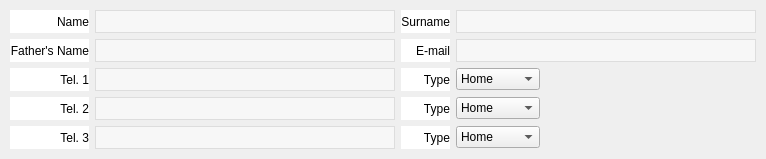
         <widget class="QWidget" name="widget" native="true">
          <property name="sizePolicy">
           <sizepolicy hsizetype="Preferred" vsizetype="Fixed">
            <horstretch>0</horstretch>
            <verstretch>0</verstretch>
           </sizepolicy>
          </property>
          <property name="maximumSize">
           <size>
            <width>16777215</width>
            <height>16777215</height>
           </size>
          </property>
          <property name="styleSheet">
           <string notr="true">QLineEdit, QLabel, #widget {
	background: #ffffff;
	background-image:none;
}

#widget {
	border-radius:9px;
	padding:10px;
	border:1px solid #b1b1b1;
}

QLineEdit, QPlainTextEdit {
	background:#f7f7f7;
	border:1px solid #dddddd;
	padding:2px;
}</string>
          </property>
          <layout class="QGridLayout" name="gridLayout_4">
           <property name="leftMargin">
            <number>10</number>
           </property>
           <property name="topMargin">
            <number>10</number>
           </property>
           <property name="rightMargin">
            <number>10</number>
           </property>
           <property name="bottomMargin">
            <number>10</number>
           </property>
           <item row="0" column="0">
            <layout class="QGridLayout" name="gridLayout_3">
             <property name="sizeConstraint">
              <enum>QLayout::SetMinimumSize</enum>
             </property>
             <property name="spacing">
              <number>6</number>
             </property>
             <item row="0" column="0">
              <widget class="QLabel" name="label_2">
               <property name="sizePolicy">
                <sizepolicy hsizetype="Preferred" vsizetype="Preferred">
                 <horstretch>0</horstretch>
                 <verstretch>0</verstretch>
                </sizepolicy>
               </property>
               <property name="text">
                <string>Name</string>
               </property>
               <property name="alignment">
                <set>Qt::AlignRight|Qt::AlignTrailing|Qt::AlignVCenter</set>
               </property>
              </widget>
             </item>
             <item row="0" column="1">
              <widget class="QLineEdit" name="pat_name">
               <property name="sizePolicy">
                <sizepolicy hsizetype="MinimumExpanding" vsizetype="Fixed">
                 <horstretch>0</horstretch>
                 <verstretch>0</verstretch>
                </sizepolicy>
               </property>
               <property name="minimumSize">
                <size>
                 <width>300</width>
                 <height>0</height>
                </size>
               </property>
               <property name="maximumSize">
                <size>
                 <width>16777215</width>
                 <height>16777215</height>
                </size>
               </property>
               <property name="font">
                <font>
                 <pointsize>10</pointsize>
                </font>
               </property>
              </widget>
             </item>
             <item row="0" column="3">
              <widget class="QLineEdit" name="pat_surname">
               <property name="sizePolicy">
                <sizepolicy hsizetype="Expanding" vsizetype="Fixed">
                 <horstretch>0</horstretch>
                 <verstretch>0</verstretch>
                </sizepolicy>
               </property>
               <property name="minimumSize">
                <size>
                 <width>300</width>
                 <height>0</height>
                </size>
               </property>
               <property name="maximumSize">
                <size>
                 <width>16777215</width>
                 <height>16777215</height>
                </size>
               </property>
               <property name="font">
                <font>
                 <pointsize>10</pointsize>
                </font>
               </property>
              </widget>
             </item>
             <item row="1" column="0">
              <widget class="QLabel" name="label_4">
               <property name="sizePolicy">
                <sizepolicy hsizetype="Preferred" vsizetype="Preferred">
                 <horstretch>0</horstretch>
                 <verstretch>0</verstretch>
                </sizepolicy>
               </property>
               <property name="text">
                <string>Father's Name</string>
               </property>
               <property name="alignment">
                <set>Qt::AlignRight|Qt::AlignTrailing|Qt::AlignVCenter</set>
               </property>
              </widget>
             </item>
             <item row="1" column="2">
              <widget class="QLabel" name="label_5">
               <property name="text">
                <string>E-mail</string>
               </property>
               <property name="alignment">
                <set>Qt::AlignRight|Qt::AlignTrailing|Qt::AlignVCenter</set>
               </property>
              </widget>
             </item>
             <item row="1" column="1">
              <widget class="QLineEdit" name="pat_fatherName">
               <property name="sizePolicy">
                <sizepolicy hsizetype="MinimumExpanding" vsizetype="Fixed">
                 <horstretch>0</horstretch>
                 <verstretch>0</verstretch>
                </sizepolicy>
               </property>
               <property name="minimumSize">
                <size>
                 <width>300</width>
                 <height>0</height>
                </size>
               </property>
               <property name="maximumSize">
                <size>
                 <width>16777215</width>
                 <height>16777215</height>
                </size>
               </property>
               <property name="font">
                <font>
                 <pointsize>10</pointsize>
                </font>
               </property>
              </widget>
             </item>
             <item row="1" column="3">
              <widget class="QLineEdit" name="pat_email">
               <property name="sizePolicy">
                <sizepolicy hsizetype="Expanding" vsizetype="Fixed">
                 <horstretch>0</horstretch>
                 <verstretch>0</verstretch>
                </sizepolicy>
               </property>
               <property name="minimumSize">
                <size>
                 <width>300</width>
                 <height>0</height>
                </size>
               </property>
               <property name="maximumSize">
                <size>
                 <width>16777215</width>
                 <height>16777215</height>
                </size>
               </property>
               <property name="font">
                <font>
                 <pointsize>10</pointsize>
                </font>
               </property>
              </widget>
             </item>
             <item row="0" column="2">
              <widget class="QLabel" name="label_3">
               <property name="text">
                <string>Surname</string>
               </property>
               <property name="alignment">
                <set>Qt::AlignRight|Qt::AlignTrailing|Qt::AlignVCenter</set>
               </property>
              </widget>
             </item>
             <item row="2" column="0">
              <widget class="QLabel" name="label_6">
               <property name="sizePolicy">
                <sizepolicy hsizetype="Preferred" vsizetype="Preferred">
                 <horstretch>0</horstretch>
                 <verstretch>0</verstretch>
                </sizepolicy>
               </property>
               <property name="text">
                <string>Tel. 1</string>
               </property>
               <property name="alignment">
                <set>Qt::AlignRight|Qt::AlignTrailing|Qt::AlignVCenter</set>
               </property>
              </widget>
             </item>
             <item row="3" column="0">
              <widget class="QLabel" name="label_7">
               <property name="sizePolicy">
                <sizepolicy hsizetype="Preferred" vsizetype="Preferred">
                 <horstretch>0</horstretch>
                 <verstretch>0</verstretch>
                </sizepolicy>
               </property>
               <property name="text">
                <string>Tel. 2</string>
               </property>
               <property name="alignment">
                <set>Qt::AlignRight|Qt::AlignTrailing|Qt::AlignVCenter</set>
               </property>
              </widget>
             </item>
             <item row="4" column="0">
              <widget class="QLabel" name="label_8">
               <property name="sizePolicy">
                <sizepolicy hsizetype="Preferred" vsizetype="Preferred">
                 <horstretch>0</horstretch>
                 <verstretch>0</verstretch>
                </sizepolicy>
               </property>
               <property name="text">
                <string>Tel. 3</string>
               </property>
               <property name="alignment">
                <set>Qt::AlignRight|Qt::AlignTrailing|Qt::AlignVCenter</set>
               </property>
              </widget>
             </item>
             <item row="2" column="2">
              <widget class="QLabel" name="label_9">
               <property name="text">
                <string>Type</string>
               </property>
               <property name="alignment">
                <set>Qt::AlignRight|Qt::AlignTrailing|Qt::AlignVCenter</set>
               </property>
              </widget>
             </item>
             <item row="3" column="2">
              <widget class="QLabel" name="label_10">
               <property name="text">
                <string>Type</string>
               </property>
               <property name="alignment">
                <set>Qt::AlignRight|Qt::AlignTrailing|Qt::AlignVCenter</set>
               </property>
              </widget>
             </item>
             <item row="4" column="2">
              <widget class="QLabel" name="label_11">
               <property name="text">
                <string>Type</string>
               </property>
               <property name="alignment">
                <set>Qt::AlignRight|Qt::AlignTrailing|Qt::AlignVCenter</set>
               </property>
              </widget>
             </item>
             <item row="2" column="1">
              <widget class="QLineEdit" name="pat_tel1">
               <property name="sizePolicy">
                <sizepolicy hsizetype="MinimumExpanding" vsizetype="Fixed">
                 <horstretch>0</horstretch>
                 <verstretch>0</verstretch>
                </sizepolicy>
               </property>
               <property name="minimumSize">
                <size>
                 <width>300</width>
                 <height>0</height>
                </size>
               </property>
               <property name="maximumSize">
                <size>
                 <width>16777215</width>
                 <height>16777215</height>
                </size>
               </property>
               <property name="font">
                <font>
                 <pointsize>10</pointsize>
                </font>
               </property>
              </widget>
             </item>
             <item row="3" column="1">
              <widget class="QLineEdit" name="pat_tel2">
               <property name="sizePolicy">
                <sizepolicy hsizetype="MinimumExpanding" vsizetype="Fixed">
                 <horstretch>0</horstretch>
                 <verstretch>0</verstretch>
                </sizepolicy>
               </property>
               <property name="minimumSize">
                <size>
                 <width>300</width>
                 <height>0</height>
                </size>
               </property>
               <property name="maximumSize">
                <size>
                 <width>16777215</width>
                 <height>16777215</height>
                </size>
               </property>
               <property name="font">
                <font>
                 <pointsize>10</pointsize>
                </font>
               </property>
              </widget>
             </item>
             <item row="4" column="1">
              <widget class="QLineEdit" name="pat_tel3">
               <property name="sizePolicy">
                <sizepolicy hsizetype="MinimumExpanding" vsizetype="Fixed">
                 <horstretch>0</horstretch>
                 <verstretch>0</verstretch>
                </sizepolicy>
               </property>
               <property name="minimumSize">
                <size>
                 <width>300</width>
                 <height>0</height>
                </size>
               </property>
               <property name="maximumSize">
                <size>
                 <width>16777215</width>
                 <height>16777215</height>
                </size>
               </property>
               <property name="font">
                <font>
                 <pointsize>10</pointsize>
                </font>
               </property>
              </widget>
             </item>
             <item row="2" column="3">
              <widget class="QComboBox" name="pat_tel1type">
               <property name="sizePolicy">
                <sizepolicy hsizetype="Fixed" vsizetype="Fixed">
                 <horstretch>0</horstretch>
                 <verstretch>0</verstretch>
                </sizepolicy>
               </property>
               <property name="styleSheet">
                <string notr="true">QComboBox, QComboBox QWidget {
	background:none;
}</string>
               </property>
               <item>
                <property name="text">
                 <string>Home</string>
                </property>
               </item>
               <item>
                <property name="text">
                 <string>Office</string>
                </property>
               </item>
               <item>
                <property name="text">
                 <string>Work</string>
                </property>
               </item>
               <item>
                <property name="text">
                 <string>Fax</string>
                </property>
               </item>
               <item>
                <property name="text">
                 <string>Mobile</string>
                </property>
               </item>
               <item>
                <property name="text">
                 <string>Mobile #2</string>
                </property>
               </item>
              </widget>
             </item>
             <item row="3" column="3">
              <widget class="QComboBox" name="pat_tel2type">
               <property name="sizePolicy">
                <sizepolicy hsizetype="Fixed" vsizetype="Fixed">
                 <horstretch>0</horstretch>
                 <verstretch>0</verstretch>
                </sizepolicy>
               </property>
               <property name="styleSheet">
                <string notr="true">QComboBox, QComboBox QWidget {
	background:none;
}</string>
               </property>
               <item>
                <property name="text">
                 <string>Home</string>
                </property>
               </item>
               <item>
                <property name="text">
                 <string>Office</string>
                </property>
               </item>
               <item>
                <property name="text">
                 <string>Work</string>
                </property>
               </item>
               <item>
                <property name="text">
                 <string>Fax</string>
                </property>
               </item>
               <item>
                <property name="text">
                 <string>Mobile</string>
                </property>
               </item>
               <item>
                <property name="text">
                 <string>Mobile #2</string>
                </property>
               </item>
              </widget>
             </item>
             <item row="4" column="3">
              <widget class="QComboBox" name="pat_tel3type">
               <property name="sizePolicy">
                <sizepolicy hsizetype="Fixed" vsizetype="Fixed">
                 <horstretch>0</horstretch>
                 <verstretch>0</verstretch>
                </sizepolicy>
               </property>
               <property name="styleSheet">
                <string notr="true">QComboBox, QComboBox QWidget {
	background:none;
}</string>
               </property>
               <item>
                <property name="text">
                 <string>Home</string>
                </property>
               </item>
               <item>
                <property name="text">
                 <string>Office</string>
                </property>
               </item>
               <item>
                <property name="text">
                 <string>Work</string>
                </property>
               </item>
               <item>
                <property name="text">
                 <string>Fax</string>
                </property>
               </item>
               <item>
                <property name="text">
                 <string>Mobile</string>
                </property>
               </item>
               <item>
                <property name="text">
                 <string>Mobile #2</string>
                </property>
               </item>
              </widget>
             </item>
            </layout>
           </item>
          </layout>
         </widget>
